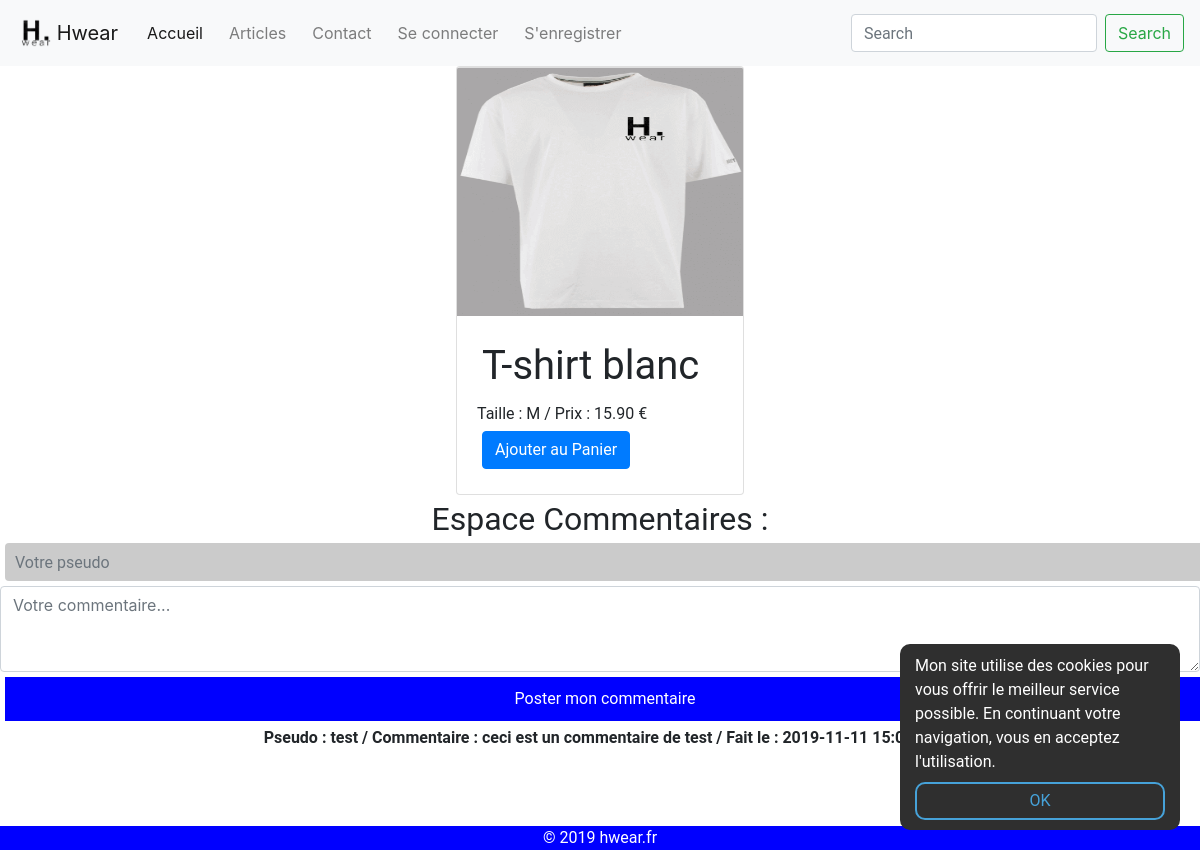
The app's page /articles.php?id=1 with its own data.
### tables this page shows
CREATE TABLE IF NOT EXISTS `produits`
(
    `id`                int(11)      NOT NULL AUTO_INCREMENT,
    `nom`               varchar(255) NOT NULL,
    `description`       varchar(255) NOT NULL,
    `prix`              float        NOT NULL,
    `logo`              varchar(255) NOT NULL DEFAULT 'default.png',
    `logo2`             varchar(255) NOT NULL DEFAULT 'default.png',
    `id_categorie`      int(11)      NOT NULL,
    `id_sous_categorie` int(11)      NOT NULL,
    `id_admin`          int(11)      NOT NULL DEFAULT '1',
    `confirme`          int(11)      NOT NULL DEFAULT '0',
    PRIMARY KEY (`id`),
    KEY `FK_produit_id_sous_categories` (`id_sous_categorie`),
    KEY `FK_produit_id_admin` (`id_admin`)
);

CREATE TABLE IF NOT EXISTS `commentaires`
(
    `id`            int(11)      NOT NULL AUTO_INCREMENT,
    `message`       text         NOT NULL,
    `pseudo`        varchar(255) NOT NULL,
    `date_creation` timestamp    NOT NULL DEFAULT CURRENT_TIMESTAMP,
    `id_produit`    int(11)      NOT NULL,
    PRIMARY KEY (`id`),
    KEY `FK_commentaires_id_users` (`id_produit`)
);

### include/class/Bdd.php (called while the page is built, shortened)
<?php
class Bdd
{
    private static $_instance = null;
    private function __construct()
    {
        $this->conn = new PDO('mysql:host=localhost;dbname=hwear;charset=utf8', 'root', '', array(PDO::ATTR_ERRMODE => PDO::ERRMODE_EXCEPTION));
    }
    public static function getInstance()
    {
        if (!static::$_instance) {
            static::$_instance = new Bdd();
        }
        return static::$_instance;
    }
}

### articles.php (called while the page is built, shortened)
<?php
require_once('include/require.php');
$get_id = htmlspecialchars(Util::getGetParam('id'));
$article = null;
$bdArticle = Bdd::getInstance()->conn->prepare('SELECT * FROM produits WHERE id = ?');
$bdArticle->execute(array($get_id));
if ($bdArticle->rowCount() == 1) {
    $article = $bdArticle->fetch();
    $logo = $article['logo'];
    $nom = $article['nom'];
    $description = $article['description'];
    $prix = $article['prix'];
}
if (isset($_GET['id']) && !empty($_GET['id'])) {
    $getid = htmlspecialchars($_GET['id']);
    $commentaires = Bdd::getInstance()->conn->prepare('SELECT * FROM commentaires WHERE id_produit = ? ORDER BY id DESC');
    $commentaires->execute(array($getid));
}
require_once('views/articles.view.php');
?>

### views/articles.view.php (the view, shortened to what this page needs)
<?php if ($article) { ?>
    <div class="row" style="display: flex;justify-content: center;">
        <div class="card" style="width: 18rem;">
            <form action="panier.php">
                <img class="card-img-top" src="ressources/vetements/<?php echo $logo ?>"
                     width="250px" height="250px" alt="première photo">
                <div class="card-body">
                    <h1 class="card-title"><?php echo $nom ?></h1>
                    <p class="card-text"><?php echo $description ?>
                        <?php echo " / Prix : " . number_format($prix, 2, '.', '') . ' € ' ?>
                        <?php if (isset($_SESSION['login'])) {
                            ?>
                            <a class="btn btn-primary" href="panier.php?action=add&id=<?php echo $get_id; ?>">Ajouter au
                                Panier</a>
                        <?php } else {
                            ?><a class="btn btn-primary" href="login.php">Ajouter au Panier</a>
                        <?php } ?>
                </div>
            </form>
        </div>
    </div>
    <h2 style="text-align: center">Espace Commentaires :</h2>
    <form method="POST">
        <input type="text" class="form-control" name="pseudo" placeholder="Votre pseudo"/>
        <textarea class="form-control" rows="3" name="commentaire" placeholder="Votre commentaire..."></textarea>
        <input type="submit" value="Poster mon commentaire" name="submit_commentaire"/>
    </form>
    <?php foreach ($commentaires as $c) { ?>
        <p style="text-align: center">
            <strong>
                Pseudo : <?php echo $c['pseudo'] ?>
                / Commentaire : <?php echo $c['message'] ?>
                / Fait le : <?php echo $c['date_creation']; ?>
            </strong>
        </p>
    <?php }
} ?>
<div style="position: relative; bottom:0;padding-top: 50px">
    <?php require_once('include/footer.php'); ?>

### include/style.css (style rules this page uses)
html, body { width: 100%; height: 100%; margin: 0; }
a { text-decoration: none; }
h1 { font-family: Roboto; font-weight: normal; padding: 0; margin: 0; }
h2 { font-family: Roboto; font-weight: normal; padding: 0; margin: 0; }
p { font-family: Roboto; font-weight: normal; padding: 0; margin: 0; }
input[type=text], input[type=password] { background-color: #CBCBCB; color: white; border-style: none; padding: 10px; }
input[type=submit] { background-color: blue; color: white; border: none; padding: 10px; }
input { font-family: Roboto; font-weight: normal; font-size: 16px; }
.logform input, a { margin: 5px; }
.registerr input, h1, h2 { margin: 5px; }
input { width: 100%; margin: 5px; }

### records on screen
produits: logo (picture), nom "T-shirt blanc", description "Taille : M", prix "15.90"
commentaires: pseudo "test", message "ceci est un commentaire de test", date_creation "2019-11-11 15:07:15"
